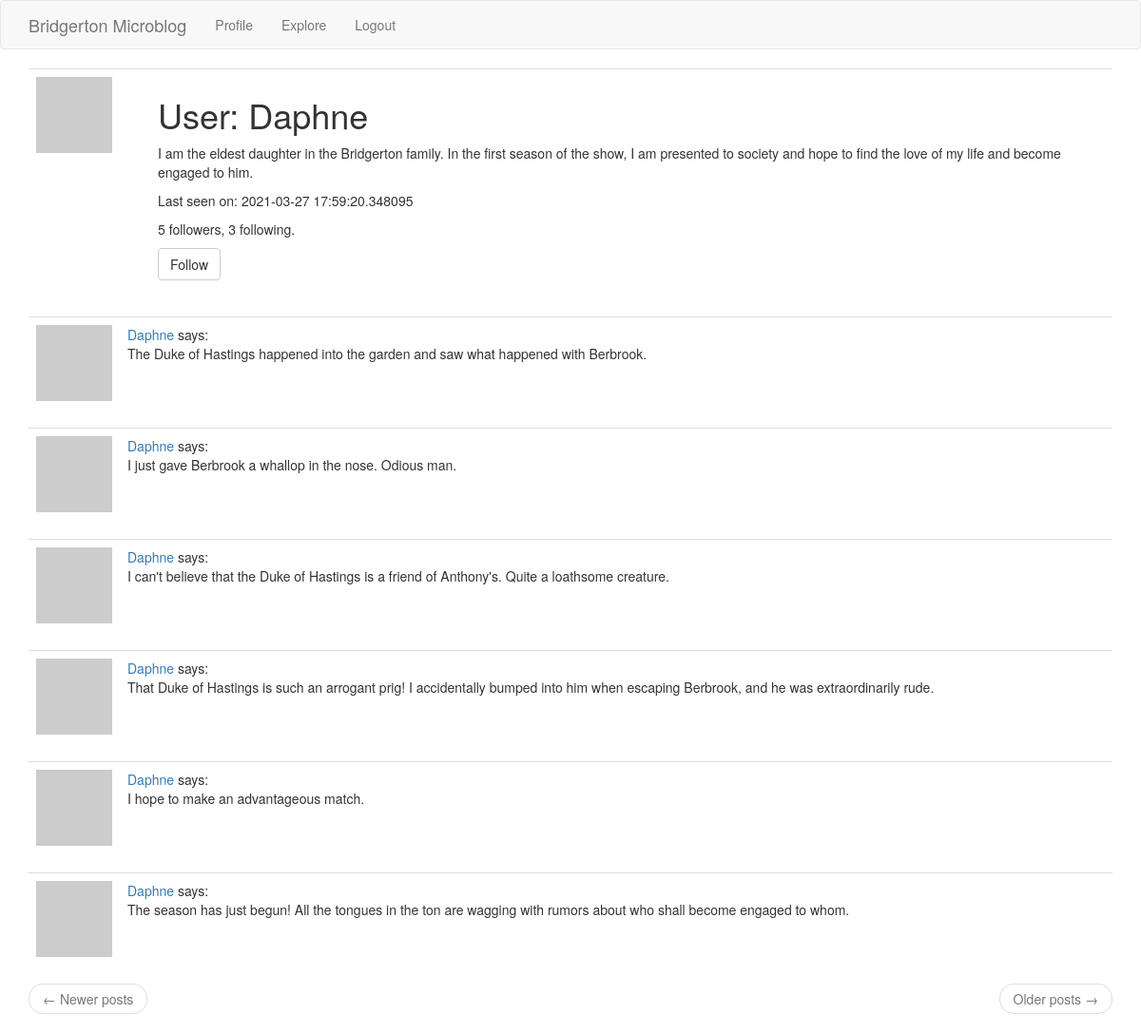
The page /user_profile/Daphne (signed in) on the database its author committed.
### app/models.py (models this page shows, shortened)
class User(UserMixin, db.Model):
    id = db.Column(db.Integer, primary_key=True)
    username = db.Column(db.String(64), index=True, unique=True)
    email = db.Column(db.String(128), index=True, unique=True)
    password_hash = db.Column(db.String(128))
    posts = db.relationship('Post', backref='author', lazy='dynamic')
    about_me = db.Column(db.String(256))
    last_seen = db.Column(db.DateTime, default=datetime.utcnow)
    followed = db.relationship(
        'User', secondary=followers,
        primaryjoin=(followers.c.follower_id == id),
        secondaryjoin=(followers.c.poster_id == id),
        backref=db.backref('followers', lazy='dynamic'), lazy='dynamic')
    def avatar(self, size):
        hexdigest = md5(self.email.lower().encode('utf-8')).hexdigest()
        return f'https://www.gravatar.com/avatar/{hexdigest}?s={size}&d=identicon'
    def is_following(self, user):
        return self.followed.filter(
            followers.c.poster_id == user.id).count() > 0

class Post(db.Model):
    id = db.Column(db.Integer, primary_key=True)
    body = db.Column(db.String(140))
    timestamp = db.Column(db.DateTime, index=True, default=datetime.utcnow)
    user_id = db.Column(db.Integer, db.ForeignKey('user.id'))

### app/routes.py (the view)
@app.route('/user_profile/<username>')
@login_required
def user_profile(username):
    user = User.query.filter_by(username=username).first_or_404()
    page = request.args.get('page', 1, type=int)
    posts = user.posts.order_by(Post.timestamp.desc()).paginate(
        page, app.config['POSTS_PER_PAGE'], False)
    next_url = url_for('user_profile', username=user.username, page=posts.next_num) \
        if posts.has_next else None
    prev_url = url_for('user_profile', username=user.username, page=posts.prev_num) \
        if posts.has_prev else None
    form = EmptyForm()
    return render_template('profile.html', user=user, posts=posts.items,
                           next_url=next_url, prev_url=prev_url, form=form)

### app/forms.py
class EmptyForm(FlaskForm):
    submit = SubmitField('Submit')

### app/models.py (called while the page is built)
@login.user_loader
def load_user(id):
    return User.query.get(int(id))

### app/routes.py (called while the page is built)
@app.before_request
def before_request():
    if current_user.is_authenticated:
        current_user.last_seen = datetime.utcnow()
        db.session.commit()

### app/templates/profile.html (shortened to what this page needs)
{% extends "base.html" %}
{% block app_content %}
    <table class="table table-hover">
        <tr>
            <td width="128px"><img src="{{ user.avatar(128) }}"></td>
            <td>
                <h1>User: {{ user.username }}</h1>
                {% if user.about_me %}<p>{{ user.about_me }}</p>{% endif %}
                {% if user.last_seen %}<p>Last seen on: {{ user.last_seen }}</p>{% endif %}
                <p>{{ user.followers.count() }} followers, {{ user.followed.count() }} following.</p>
                {% if user == current_user %}
                <p><a href="{{ url_for('edit_profile') }}">Edit your profile</a></p>
                {% elif not current_user.is_following(user) %}
                <p>
                    <form action="{{ url_for('follow', username=user.username) }}" method="post">
                        {{ form.submit(value='Follow', class_='btn btn-default') }}
                    </form>
                </p>
                {% endif %}
            </td>
        </tr>
    </table>
    {% for post in posts %}
        {% include '_post.html' %}
    {% endfor %}
    <nav aria-label="...">
        <ul class="pager">
            <li class="previous{% if not prev_url %} disabled{% endif %}">
                <a href="{{ prev_url or '#' }}">
                    <span aria-hidden="true">&larr;</span> Newer posts
                </a>
            </li>
            <li class="next{% if not next_url %} disabled{% endif %}">
                <a href="{{ next_url or '#' }}">
                    Older posts <span aria-hidden="true">&rarr;</span>
                </a>
            </li>
        </ul>
    </nav>
{% endblock %}

### app/templates/_post.html
<table class="table table-hover">
    <tr>
        <td width="70px">
            <a href="{{  url_for('user_profile', username=post.author.username) }}">
                <img src="{{ post.author.avatar(70) }}">
            </a>
        </td>
        <td>
            <a href="{{ url_for('user_profile', username=post.author.username) }}">
                {{ post.author.username }}
            </a>
            says:
            <br/>
            {{ post.body }}
        </td>
    </tr>
</table>

### rows shown on the page
User: username "Daphne", about_me "I am the eldest daughter in the Bridgerton family. In the first season of the show, I am presented to society and hope to find the love of my life and become engaged to him.", last_seen "2021-03-27 17:59:20.348095"
Post: author.username "Daphne", body "The Duke of Hastings happened into the garden and saw what happened with Berbrook."
Post: author.username "Daphne", body "I just gave Berbrook a whallop in the nose. Odious man."
Post: author.username "Daphne", body "I can't believe that the Duke of Hastings is a friend of Anthony's. Quite a loathsome creature."
Post: author.username "Daphne", body "That Duke of Hastings is such an arrogant prig! I accidentally bumped into him when escaping Berbrook, and he was extraordinarily rude."
Post: author.username "Daphne", body "I hope to make an advantageous match."
Post: author.username "Daphne", body "The season has just begun! All the tongues in the ton are wagging with rumors about who shall become engaged to whom."

### other values the page prints
{{ user.followers.count() }} "5"
{{ user.followed.count() }} "3"
